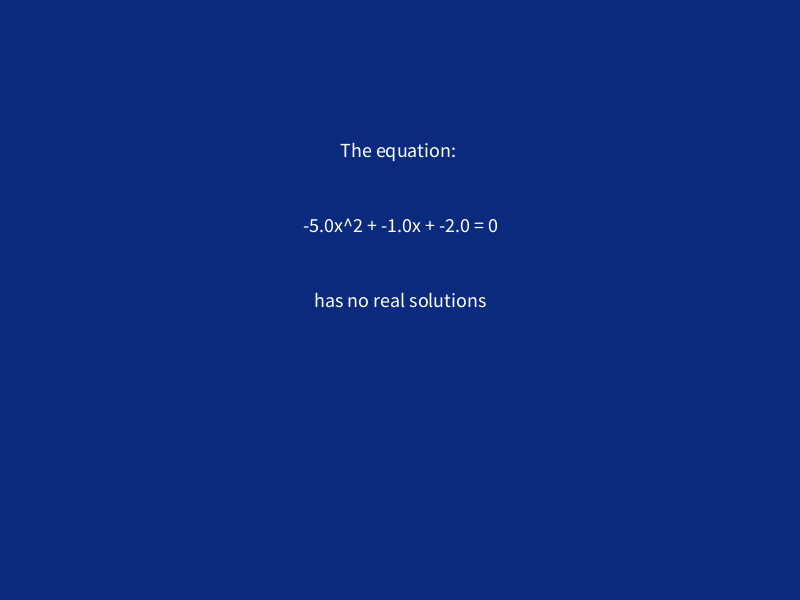
Frame 1 (no input)
Frame 60 (the mouse pressed at the canvas centre just before this capture): identical to frame 1, image omitted
Frame 120 (the mouse held since frame 60 and released just before this capture): identical to frame 1, image omitted

The Processing sketch that drew this single still picture (run headless with seeded random() and noise(); from frame 60 on, the mouse is pressed at the canvas centre):

// Processing sketch: processing_167619
// ── processing_167619.pde

float a, b, c;
float delta;


void setup(){
  size(800, 600);
  a = -5.0;
  b = -1.0;
  c = -2.0;
  delta = sq(b) - 4*a*c;
}

void draw(){
  background(10, 43, 125);
  textSize(20);
  textAlign(CENTER, CENTER);
  text("The equation: " ,width/2, height/4);
  text(a + "x^2 + " + b + "x + " + c + " = 0", width/2, 3 * height/8);
  
  if(delta>0){
    text("has two solutions: x1 = " + (-b-sqrt(delta))/2/a + ", x2 = " + (-b+sqrt(delta))/2/a, width/2, height/2);
  }else if(delta == 0){
    text("has one real solution: x0 = " + (-b)/2/a, width/2, height/2);
  }else{
    text("has no real solutions", width/2, height/2);
  }
}
